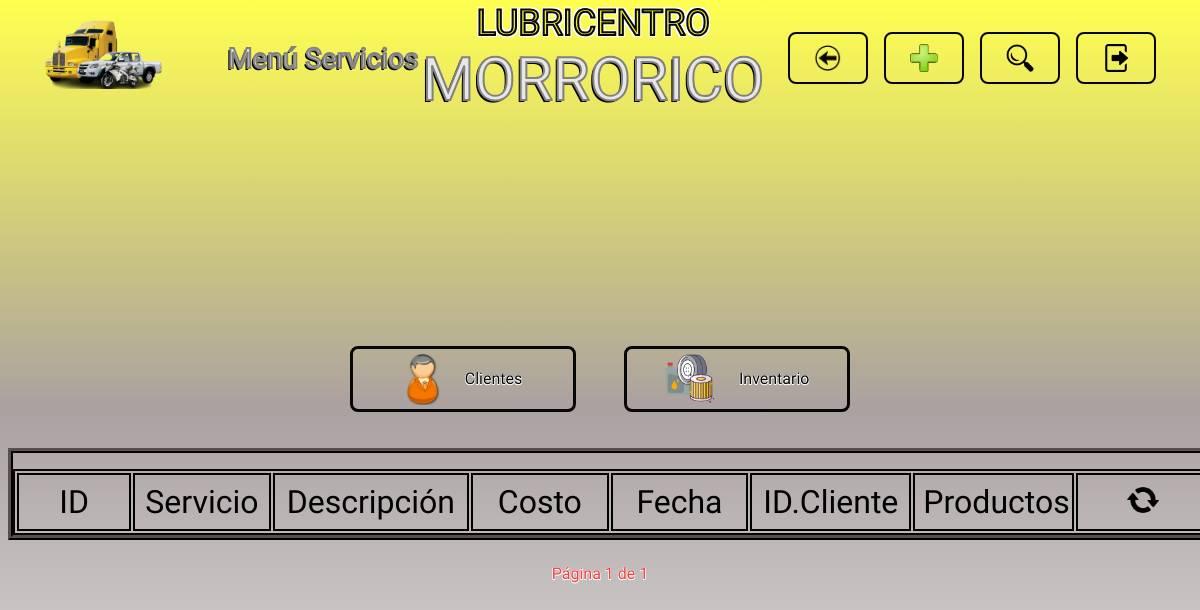
Page /servicios/ (signed in) on the earlier database version.
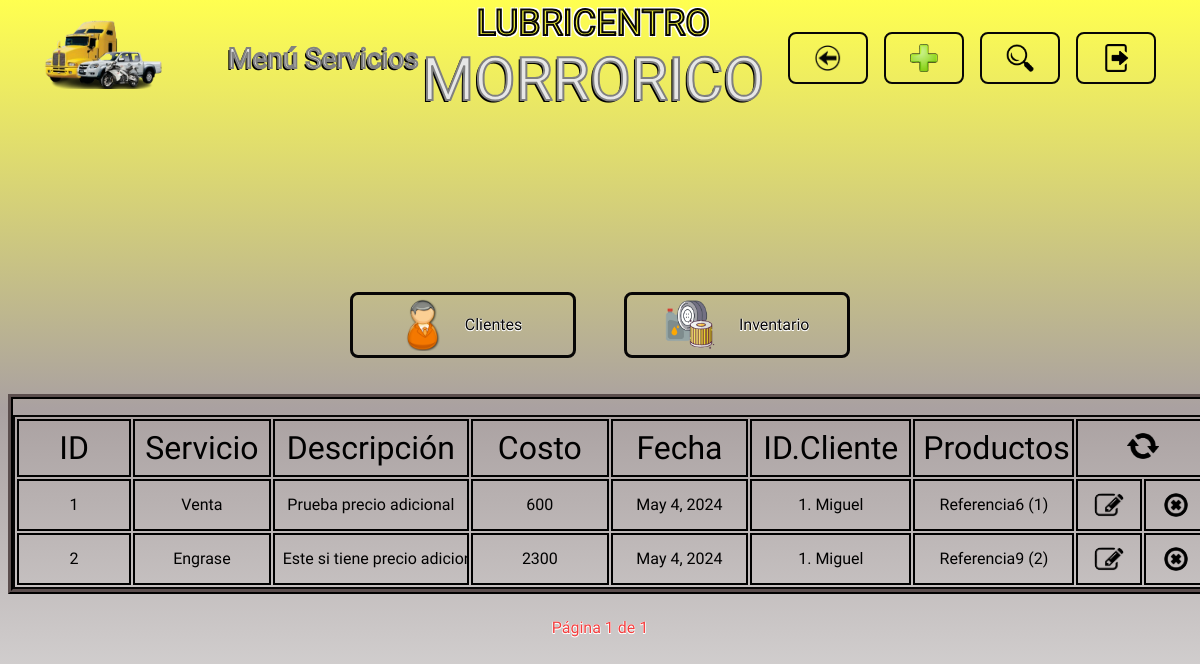
Same page on the later database version.
### servicios/models.py (models this page shows)
class Servicio(models.Model):
    nombre_servicio = models.ForeignKey(NombreServicio, on_delete=models.PROTECT)
    descripcion = models.CharField(max_length=200, null=True, blank=True)
    precio_adicional = models.IntegerField(default=0)
    costo_total = models.IntegerField(null=False, blank=False)
    fecha = models.DateField(default=timezone.now)
    cliente = models.ForeignKey(Cliente, on_delete=models.PROTECT)

class NombreServicio(models.Model):
    nombre_servicio = models.CharField(max_length=40, null=False, blank=False)

class Servicio_Productos(models.Model):
    servicio = models.ForeignKey(Servicio, on_delete=models.CASCADE)
    producto = models.ForeignKey(Producto, on_delete=models.PROTECT)
    cantidad = models.IntegerField(default=1)

### clientes/models.py (models this page shows)
class Cliente(models.Model):
    nombre_cliente = models.CharField(max_length=50, null=False, blank=False)
    documento_identidad = models.CharField(max_length=20, null=False, blank=False)
    correo_electronico = models.EmailField(max_length=100, null=True, blank=True)
    telefono = models.CharField(max_length=15, null=True, blank=True)

### inventario/models.py (models this page shows)
class Producto(models.Model):
    marca = models.CharField(max_length=60,null=False, blank=False)
    referencia = models.CharField(max_length=40, null=False, blank=False)
    tipo_producto = models.ForeignKey(TipoProducto, on_delete=models.PROTECT)
    precio = models.IntegerField(null=False, blank=False)
    unidades_disponibles = models.IntegerField(null=False, blank=False)

### servicios/views.py (the view)
# urls.py: path('servicios/', include('servicios.urls')),
@login_required
def servicios(request, servicios=None, registrado=False, eliminado=False, actualizado=False, sin_coincidencias=False, campo=None, buscar=None, error=False, mensaje_error=None, name_url="servicios"):
    if servicios is None:
        servicios = Servicio.objects.all()
    paginator = Paginator(servicios, 20)
    numero_pagina = request.GET.get('pagina')
    try:
        pagina = paginator.page(numero_pagina)
    except PageNotAnInteger:
        pagina = paginator.page(1)
    except EmptyPage:
        pagina = paginator.page(paginator.num_pages)
    nombres_servicios = NombreServicio.objects.all()
    tipos_productos = TipoProducto.objects.all()
    lista_nombres_servicios = list(NombreServicio.objects.values())
    return render(request, 'servicios.html', {
        "registrado": registrado,
        "eliminado": eliminado,
        "actualizado": actualizado,
        "sin_coincidencias": sin_coincidencias,
        "buscar": buscar,
        "campo": campo,
        "pagina": pagina,
        "error": error,
        "mensaje_error": mensaje_error,
        "name_url": name_url,
        'nombres_servicios': nombres_servicios,
        'lista_nombres_servicios': lista_nombres_servicios,
        'tipos_productos': tipos_productos,
    })

### templates/servicios.html (shortened to what this page needs)
{% extends "layouts/base.html" %}
{% load static %}
{% block nombre_seccion %}
<p class="header__titulo letra_blanca">Menú Servicios</p>
{% endblock nombre_seccion %}
{% block boton_volver %}
<li>
    <a href="{% url "menu_opciones" %}" class="header__boton header__volver">
        <img src="{% static "images/logo_volver.png" %}" alt="volver" class="header__logo_boton">
    </a>
</li>
{% endblock boton_volver %}
{% block boton_registrar %}
<li>
    {% include "layouts/partials/boton_registrar.html" %}
</li>
{% endblock boton_registrar %}
{% block boton_buscar %}
<li>
    {% include "layouts/partials/boton_buscar.html" %}
</li>
{% endblock boton_buscar %}
{% block boton_cerrar_sesion %}
    {% include "layouts/partials/boton_cerrar_sesion.html" %}
{% endblock boton_cerrar_sesion %}
{% block cuerpo_seccion %}
<div class="contenedor tabla_registros">
    <table class="tabla_registros__tabla">
        <tr class="celdas_encabezado">
            <th class="celda tabla_registros__celda_id">ID</th>
            <th class="celda tabla_registros__celda_servicio">Servicio</th>
            <th class="celda tabla_registros__celda_descripcion">Descripción</th>
            <th class="celda tabla_registros__celda_costo_total">Costo</th>
            <th class="celda tabla_registros__celda_fecha">Fecha</th>
            <th class="celda tabla_registros__celda_info_cliente">ID.Cliente</th>
            <th class="celda tabla_registros__celda_productos">Productos</th>
            <th colspan="2" class="celda tabla_registros__celda_recargar"><a href="{% url "servicios" %}"><img src="{% static "images/logo_recargar.png" %}" alt="recargar" class="tabla_registros__recargar"></a></th>
        </tr>
        {% for servicio in pagina.object_list %}
        <tr class="celdas_datos">
            <td class="celda tabla_registros__celda_id">{{ servicio.id }}</td>
            <td class="celda tabla_registros__celda_servicio">{{ servicio.nombre_servicio.nombre_servicio }}</td>
            <td class="celda tabla_registros__celda_descripcion">{{ servicio.descripcion }}</td>
            <td class="celda tabla_registros__celda_costo_total">{{ servicio.costo_total }}</td>
            <td class="celda tabla_registros__celda_fecha">{{ servicio.fecha }}</td>
            <td class="celda tabla_registros__celda_info_cliente">{{ servicio.cliente.id }}. {{ servicio.cliente.nombre_cliente }}</td>
            <td class="celda tabla_registros__celda_productos">
                <div class="tabla_registros__contenedor_lista_productos">
                    <ul class="tabla_registros__lista_productos">
                        {% for registro in servicio.servicio_productos_set.all %}
                        <li>{{ registro.producto.referencia }} ({{ registro.cantidad }})</li>
                        {% endfor %}
                    </ul>
                </div>
            </td>
            <td class="celda tabla_registros__celda_editar"><a href="#" data-registro-id={{ servicio.id }} data-app-registro="servicios" class="tabla_registros__boton boton_editar"><img src="{% static "images/logo_editar.png" %}" alt="editar" class="tabla_registros__logo_boton tabla_registros__editar"></a></td>
            <td class="celda tabla_registros__celda_eliminar"><a href="#" data-url= {% url "eliminar_servicio" servicio.id %} data-mensaje= "Servicio  {{ servicio.nombre_servicio.nombre_servicio }} con ID {{ servicio.id }} realizado al cliente {{ servicio.cliente.nombre_cliente }}" class="tabla_registros__boton boton_eliminar"><img src="{% static "images/logo_eliminar.png" %}" alt="eliminar" class="tabla_registros__logo_boton tabla_registros__eliminar"></a></td>
        </tr>
        {% endfor %}
    </table>
</div>
{% endblock cuerpo_seccion %}
{% block paginacion %}
{% include "layouts/partials/paginacion.html" %}
{% endblock paginacion %}

Differences in the rows shown:
added Servicio: id "1", nombre_servicio.nombre_servicio "Venta", descripcion "Prueba precio adicional", costo_total "600", fecha "May 4, 2024", cliente.id "1", cliente.nombre_cliente "Miguel"
added Servicio_Productos: producto.referencia "Referencia6", cantidad "1"
added Servicio: id "2", nombre_servicio.nombre_servicio "Engrase", descripcion "Este si tiene precio…", costo_total "2300", fecha "May 4, 2024", cliente.id "1", cliente.nombre_cliente "Miguel"
added Servicio_Productos: producto.referencia "Referencia9", cantidad "2"
